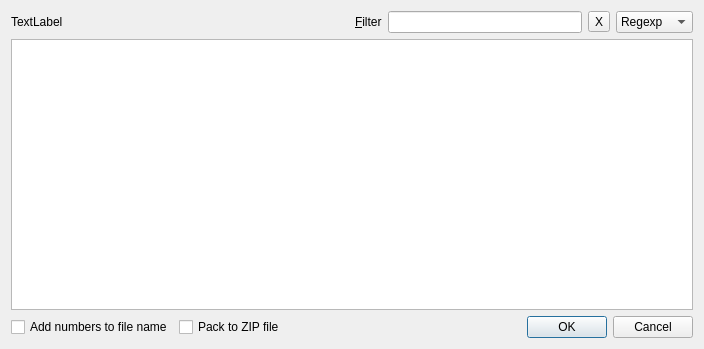
<?xml version="1.0" encoding="UTF-8"?>
<ui version="4.0">
 <class>DownloadListDlg</class>
 <widget class="QDialog" name="DownloadListDlg">
  <property name="geometry">
   <rect>
    <x>0</x>
    <y>0</y>
    <width>704</width>
    <height>349</height>
   </rect>
  </property>
  <property name="windowTitle">
   <string>Dialog</string>
  </property>
  <layout class="QVBoxLayout" name="verticalLayout">
   <item>
    <layout class="QHBoxLayout" name="horizontalLayout_2">
     <item>
      <widget class="QLabel" name="label">
       <property name="sizePolicy">
        <sizepolicy hsizetype="Expanding" vsizetype="Preferred">
         <horstretch>0</horstretch>
         <verstretch>0</verstretch>
        </sizepolicy>
       </property>
       <property name="text">
        <string>TextLabel</string>
       </property>
      </widget>
     </item>
     <item>
      <layout class="QHBoxLayout" name="horizontalLayout">
       <item>
        <widget class="QLabel" name="label_2">
         <property name="text">
          <string>&amp;Filter</string>
         </property>
         <property name="buddy">
          <cstring>filter</cstring>
         </property>
        </widget>
       </item>
       <item>
        <widget class="QLineEdit" name="filter"/>
       </item>
       <item>
        <widget class="QToolButton" name="btnClearFilter">
         <property name="toolTip">
          <string>Clear filter</string>
         </property>
         <property name="text">
          <string>X</string>
         </property>
        </widget>
       </item>
       <item>
        <widget class="QComboBox" name="syntax">
         <property name="toolTip">
          <string>Filter syntax</string>
         </property>
         <item>
          <property name="text">
           <string>Regexp</string>
          </property>
         </item>
         <item>
          <property name="text">
           <string>Wildcard</string>
          </property>
         </item>
        </widget>
       </item>
      </layout>
     </item>
    </layout>
   </item>
   <item>
    <widget class="QTableWidget" name="table">
     <property name="selectionBehavior">
      <enum>QAbstractItemView::SelectRows</enum>
     </property>
     <property name="wordWrap">
      <bool>false</bool>
     </property>
    </widget>
   </item>
   <item>
    <layout class="QHBoxLayout" name="horizontalLayout_3">
     <item>
      <widget class="QCheckBox" name="checkAddNumbers">
       <property name="text">
        <string>Add numbers to file name</string>
       </property>
      </widget>
     </item>
     <item>
      <widget class="QCheckBox" name="checkZipFile">
       <property name="text">
        <string>Pack to ZIP file</string>
       </property>
      </widget>
     </item>
     <item>
      <widget class="QDialogButtonBox" name="buttonBox">
       <property name="orientation">
        <enum>Qt::Horizontal</enum>
       </property>
       <property name="standardButtons">
        <set>QDialogButtonBox::Cancel|QDialogButtonBox::Ok</set>
       </property>
      </widget>
     </item>
    </layout>
   </item>
  </layout>
 </widget>
 <tabstops>
  <tabstop>filter</tabstop>
  <tabstop>btnClearFilter</tabstop>
  <tabstop>syntax</tabstop>
  <tabstop>table</tabstop>
  <tabstop>checkAddNumbers</tabstop>
  <tabstop>checkZipFile</tabstop>
 </tabstops>
 <resources/>
 <connections>
  <connection>
   <sender>buttonBox</sender>
   <signal>accepted()</signal>
   <receiver>DownloadListDlg</receiver>
   <slot>accept()</slot>
   <hints>
    <hint type="sourcelabel">
     <x>256</x>
     <y>294</y>
    </hint>
    <hint type="destinationlabel">
     <x>157</x>
     <y>274</y>
    </hint>
   </hints>
  </connection>
  <connection>
   <sender>buttonBox</sender>
   <signal>rejected()</signal>
   <receiver>DownloadListDlg</receiver>
   <slot>reject()</slot>
   <hints>
    <hint type="sourcelabel">
     <x>324</x>
     <y>294</y>
    </hint>
    <hint type="destinationlabel">
     <x>286</x>
     <y>274</y>
    </hint>
   </hints>
  </connection>
  <connection>
   <sender>btnClearFilter</sender>
   <signal>clicked()</signal>
   <receiver>filter</receiver>
   <slot>clear()</slot>
   <hints>
    <hint type="sourcelabel">
     <x>477</x>
     <y>24</y>
    </hint>
    <hint type="destinationlabel">
     <x>427</x>
     <y>21</y>
    </hint>
   </hints>
  </connection>
 </connections>
</ui>
